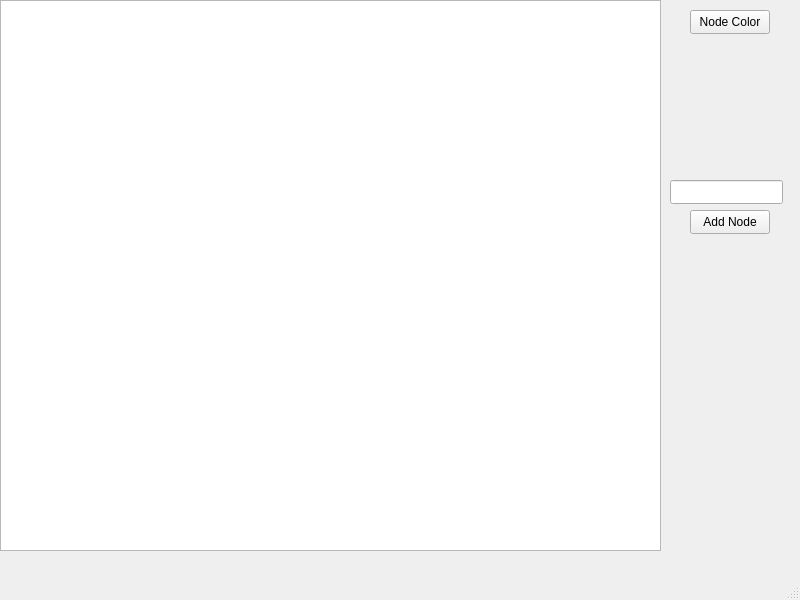
<?xml version="1.0" encoding="UTF-8"?>
<ui version="4.0">
 <class>MainWindow</class>
 <widget class="QMainWindow" name="MainWindow">
  <property name="geometry">
   <rect>
    <x>0</x>
    <y>0</y>
    <width>800</width>
    <height>600</height>
   </rect>
  </property>
  <property name="windowTitle">
   <string>MainWindow</string>
  </property>
  <widget class="QWidget" name="centralwidget">
   <widget class="QPushButton" name="addNode">
    <property name="geometry">
     <rect>
      <x>690</x>
      <y>210</y>
      <width>80</width>
      <height>24</height>
     </rect>
    </property>
    <property name="text">
     <string>Add Node</string>
    </property>
    <property name="flat">
     <bool>false</bool>
    </property>
   </widget>
   <widget class="QLineEdit" name="nodeValueInput">
    <property name="geometry">
     <rect>
      <x>670</x>
      <y>180</y>
      <width>113</width>
      <height>24</height>
     </rect>
    </property>
   </widget>
   <widget class="QGraphicsView" name="graphicsView">
    <property name="geometry">
     <rect>
      <x>0</x>
      <y>0</y>
      <width>661</width>
      <height>551</height>
     </rect>
    </property>
   </widget>
   <widget class="QPushButton" name="nodeColorButton">
    <property name="geometry">
     <rect>
      <x>690</x>
      <y>10</y>
      <width>80</width>
      <height>24</height>
     </rect>
    </property>
    <property name="text">
     <string>Node Color</string>
    </property>
   </widget>
  </widget>
  <widget class="QMenuBar" name="menubar">
   <property name="geometry">
    <rect>
     <x>0</x>
     <y>0</y>
     <width>800</width>
     <height>21</height>
    </rect>
   </property>
  </widget>
  <widget class="QStatusBar" name="statusbar"/>
 </widget>
 <resources/>
 <connections/>
</ui>
